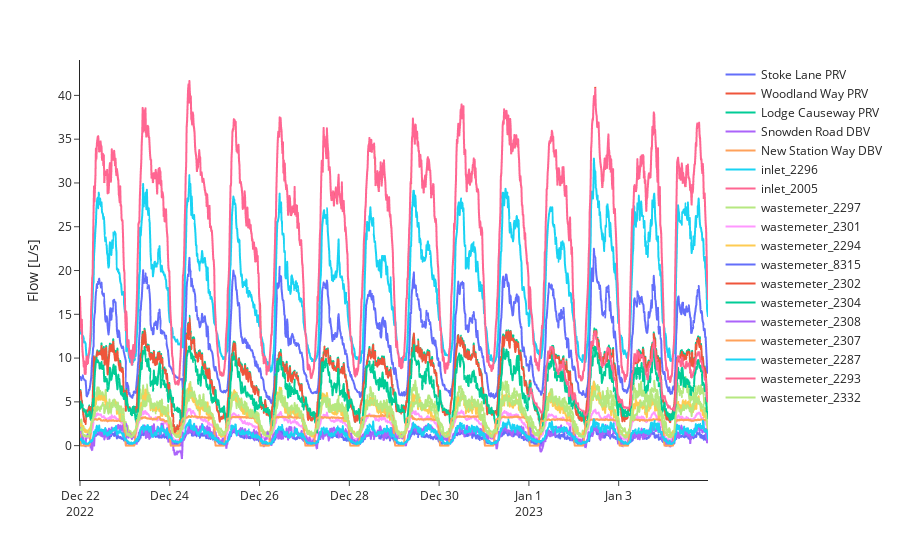

This figure's notebook cell:
### Code cell
# flow data
try:
    flow_bwfl_ids = flow_df.dropna(subset=['mean'])['bwfl_id'].unique()
    plot_flow_df = flow_df[flow_df['bwfl_id'].isin(flow_bwfl_ids)]

    fig = px.line(
        plot_flow_df,
        x='datetime',
        y='mean',
        color='bwfl_id',
    )

    fig.update_layout(
        xaxis_title='',
        yaxis_title='Flow [L/s]',
        legend_title_text='',
        template='simple_white',
        height=450,
    )
    fig.show()
except:
    print("Plotting data not available.")

### Figure 1 — Plotly figure (JSON) as saved in the notebook; plotly's stock layout.template omitted (floating-point values rounded to 4 significant figures; data arrays with more than 128 entries replaced by an {"elided": "..."} marker saying what was removed)
{"data": [{"hovertemplate": "bwfl_id=Stoke Lane PRV<br>datetime=%{x}<br>mean=%{y}<extra></extra>", "legendgroup": "Stoke Lane PRV", "line": {"color": "#636efa", "dash": "solid"}, "marker": {"symbol": "circle"}, "mode": "lines", "name": "Stoke Lane PRV", "showlegend": true, "type": "scattergl", "x": {"elided": "1344 str values"}, "xaxis": "x", "y": {"elided": "1344 float values"}, "yaxis": "y"}, {"hovertemplate": "bwfl_id=Woodland Way PRV<br>datetime=%{x}<br>mean=%{y}<extra></extra>", "legendgroup": "Woodland Way PRV", "line": {"color": "#EF553B", "dash": "solid"}, "marker": {"symbol": "circle"}, "mode": "lines", "name": "Woodland Way PRV", "showlegend": true, "type": "scattergl", "x": {"elided": "1344 str values"}, "xaxis": "x", "y": {"elided": "1344 float values"}, "yaxis": "y"}, {"hovertemplate": "bwfl_id=Lodge Causeway PRV<br>datetime=%{x}<br>mean=%{y}<extra></extra>", "legendgroup": "Lodge Causeway PRV", "line": {"color": "#00cc96", "dash": "solid"}, "marker": {"symbol": "circle"}, "mode": "lines", "name": "Lodge Causeway PRV", "showlegend": true, "type": "scattergl", "x": {"elided": "1344 str values"}, "xaxis": "x", "y": {"elided": "1344 float values"}, "yaxis": "y"}, {"hovertemplate": "bwfl_id=Snowden Road DBV<br>datetime=%{x}<br>mean=%{y}<extra></extra>", "legendgroup": "Snowden Road DBV", "line": {"color": "#ab63fa", "dash": "solid"}, "marker": {"symbol": "circle"}, "mode": "lines", "name": "Snowden Road DBV", "showlegend": true, "type": "scattergl", "x": {"elided": "1344 str values"}, "xaxis": "x", "y": {"elided": "1344 float values"}, "yaxis": "y"}, {"hovertemplate": "bwfl_id=New Station Way DBV<br>datetime=%{x}<br>mean=%{y}<extra></extra>", "legendgroup": "New Station Way DBV", "line": {"color": "#FFA15A", "dash": "solid"}, "marker": {"symbol": "circle"}, "mode": "lines", "name": "New Station Way DBV", "showlegend": true, "type": "scattergl", "x": {"elided": "1344 str values"}, "xaxis": "x", "y": {"elided": "1344 float values"}, "yaxis": "y"}, {"hovertemplate": "bwfl_id=inlet_2296<br>datetime=%{x}<br>mean=%{y}<extra></extra>", "legendgroup": "inlet_2296", "line": {"color": "#19d3f3", "dash": "solid"}, "marker": {"symbol": "circle"}, "mode": "lines", "name": "inlet_2296", "showlegend": true, "type": "scattergl", "x": {"elided": "1344 str values"}, "xaxis": "x", "y": {"elided": "1344 float values"}, "yaxis": "y"}, {"hovertemplate": "bwfl_id=inlet_2005<br>datetime=%{x}<br>mean=%{y}<extra></extra>", "legendgroup": "inlet_2005", "line": {"color": "#FF6692", "dash": "solid"}, "marker": {"symbol": "circle"}, "mode": "lines", "name": "inlet_2005", "showlegend": true, "type": "scattergl", "x": {"elided": "1344 str values"}, "xaxis": "x", "y": {"elided": "1344 float values"}, "yaxis": "y"}, {"hovertemplate": "bwfl_id=wastemeter_2297<br>datetime=%{x}<br>mean=%{y}<extra></extra>", "legendgroup": "wastemeter_2297", "line": {"color": "#B6E880", "dash": "solid"}, "marker": {"symbol": "circle"}, "mode": "lines", "name": "wastemeter_2297", "showlegend": true, "type": "scattergl", "x": {"elided": "1344 str values"}, "xaxis": "x", "y": {"elided": "1344 float values"}, "yaxis": "y"}, {"hovertemplate": "bwfl_id=wastemeter_2301<br>datetime=%{x}<br>mean=%{y}<extra></extra>", "legendgroup": "wastemeter_2301", "line": {"color": "#FF97FF", "dash": "solid"}, "marker": {"symbol": "circle"}, "mode": "lines", "name": "wastemeter_2301", "showlegend": true, "type": "scattergl", "x": {"elided": "1344 str values"}, "xaxis": "x", "y": {"elided": "1344 float values"}, "yaxis": "y"}, {"hovertemplate": "bwfl_id=wastemeter_2294<br>datetime=%{x}<br>mean=%{y}<extra></extra>", "legendgroup": "wastemeter_2294", "line": {"color": "#FECB52", "dash": "solid"}, "marker": {"symbol": "circle"}, "mode": "lines", "name": "wastemeter_2294", "showlegend": true, "type": "scattergl", "x": {"elided": "1344 str values"}, "xaxis": "x", "y": {"elided": "1344 float values"}, "yaxis": "y"}, {"hovertemplate": "bwfl_id=wastemeter_8315<br>datetime=%{x}<br>mean=%{y}<extra></extra>", "legendgroup": "wastemeter_8315", "line": {"color": "#636efa", "dash": "solid"}, "marker": {"symbol": "circle"}, "mode": "lines", "name": "wastemeter_8315", "showlegend": true, "type": "scattergl", "x": {"elided": "1344 str values"}, "xaxis": "x", "y": {"elided": "1344 float values"}, "yaxis": "y"}, {"hovertemplate": "bwfl_id=wastemeter_2302<br>datetime=%{x}<br>mean=%{y}<extra></extra>", "legendgroup": "wastemeter_2302", "line": {"color": "#EF553B", "dash": "solid"}, "marker": {"symbol": "circle"}, "mode": "lines", "name": "wastemeter_2302", "showlegend": true, "type": "scattergl", "x": {"elided": "1344 str values"}, "xaxis": "x", "y": {"elided": "1344 float values"}, "yaxis": "y"}, {"hovertemplate": "bwfl_id=wastemeter_2304<br>datetime=%{x}<br>mean=%{y}<extra></extra>", "legendgroup": "wastemeter_2304", "line": {"color": "#00cc96", "dash": "solid"}, "marker": {"symbol": "circle"}, "mode": "lines", "name": "wastemeter_2304", "showlegend": true, "type": "scattergl", "x": {"elided": "1344 str values"}, "xaxis": "x", "y": {"elided": "1344 float values"}, "yaxis": "y"}, {"hovertemplate": "bwfl_id=wastemeter_2308<br>datetime=%{x}<br>mean=%{y}<extra></extra>", "legendgroup": "wastemeter_2308", "line": {"color": "#ab63fa", "dash": "solid"}, "marker": {"symbol": "circle"}, "mode": "lines", "name": "wastemeter_2308", "showlegend": true, "type": "scattergl", "x": {"elided": "1344 str values"}, "xaxis": "x", "y": {"elided": "1344 float values"}, "yaxis": "y"}, {"hovertemplate": "bwfl_id=wastemeter_2307<br>datetime=%{x}<br>mean=%{y}<extra></extra>", "legendgroup": "wastemeter_2307", "line": {"color": "#FFA15A", "dash": "solid"}, "marker": {"symbol": "circle"}, "mode": "lines", "name": "wastemeter_2307", "showlegend": true, "type": "scattergl", "x": {"elided": "1344 str values"}, "xaxis": "x", "y": {"elided": "1344 float values"}, "yaxis": "y"}, {"hovertemplate": "bwfl_id=wastemeter_2287<br>datetime=%{x}<br>mean=%{y}<extra></extra>", "legendgroup": "wastemeter_2287", "line": {"color": "#19d3f3", "dash": "solid"}, "marker": {"symbol": "circle"}, "mode": "lines", "name": "wastemeter_2287", "showlegend": true, "type": "scattergl", "x": {"elided": "1344 str values"}, "xaxis": "x", "y": {"elided": "1344 float values"}, "yaxis": "y"}, {"hovertemplate": "bwfl_id=wastemeter_2293<br>datetime=%{x}<br>mean=%{y}<extra></extra>", "legendgroup": "wastemeter_2293", "line": {"color": "#FF6692", "dash": "solid"}, "marker": {"symbol": "circle"}, "mode": "lines", "name": "wastemeter_2293", "showlegend": true, "type": "scattergl", "x": {"elided": "1344 str values"}, "xaxis": "x", "y": {"elided": "1344 float values"}, "yaxis": "y"}, {"hovertemplate": "bwfl_id=wastemeter_2332<br>datetime=%{x}<br>mean=%{y}<extra></extra>", "legendgroup": "wastemeter_2332", "line": {"color": "#B6E880", "dash": "solid"}, "marker": {"symbol": "circle"}, "mode": "lines", "name": "wastemeter_2332", "showlegend": true, "type": "scattergl", "x": {"elided": "1344 str values"}, "xaxis": "x", "y": {"elided": "1344 float values"}, "yaxis": "y"}], "layout": {"autosize": true, "legend": {"title": {"text": ""}, "tracegroupgap": 0}, "margin": {"t": 60}, "xaxis": {"anchor": "y", "autorange": true, "domain": [0, 1], "range": ["2022-12-22", "2023-01-04 23:45"], "title": {"text": ""}, "type": "date"}, "yaxis": {"anchor": "x", "autorange": true, "domain": [0, 1], "range": [-3.925, 44.04], "title": {"text": "Flow [L/s]"}, "type": "linear"}}}
